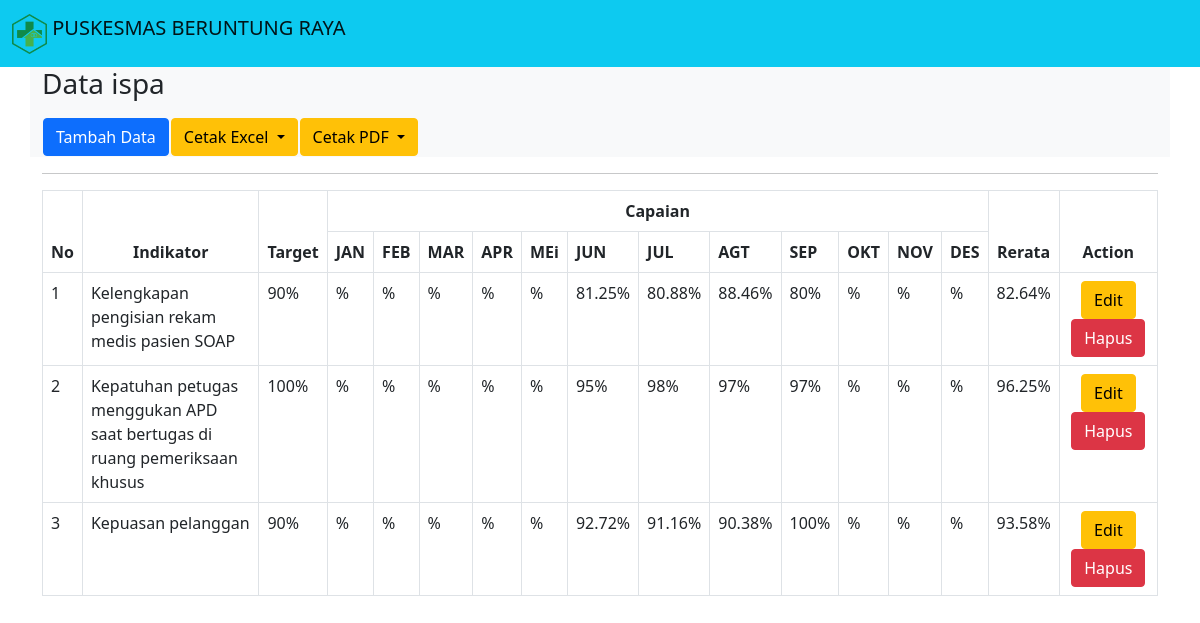
Page /ruangan/ispa.php on the committed database.
### tables this page shows
CREATE TABLE `tb_indikator` (
  `id` int(11) NOT NULL,
  `indikator` varchar(225) NOT NULL,
  `target` varchar(10) NOT NULL,
  `jan` varchar(50) NOT NULL,
  `feb` varchar(50) NOT NULL,
  `mar` varchar(50) NOT NULL,
  `apr` varchar(50) NOT NULL,
  `mei` varchar(50) NOT NULL,
  `jun` varchar(10) NOT NULL,
  `jul` varchar(10) NOT NULL,
  `agt` varchar(10) NOT NULL,
  `sep` varchar(10) NOT NULL,
  `okt` varchar(50) NOT NULL,
  `nov` varchar(50) NOT NULL,
  `des` varchar(50) NOT NULL,
  `rata` varchar(10) NOT NULL,
  `ruangan` varchar(50) NOT NULL,
  `tahun` varchar(10) NOT NULL
);

### ruangan/ispa.php (the view, shortened to what this page needs)
<?php
include "header.php";
?>
<div class="container">
        <div class="row">
            <section class="bg-light ">
                <h3 class="pb-2">
                    Data ispa
                </h3>
                <table>
                    <th>
                        <a href="aksi/tambah_ispa.php"class="btn btn-primary" >Tambah Data</a>
                    </th>
                    <th>
                        <div class="dropdown">
                            <button class="btn btn-warning dropdown-toggle" type="button" id="dropdownMenuButton1" data-bs-toggle="dropdown" aria-expanded="false">
                            Cetak Excel
                            </button>
                        </div>
                    </th>
                    <th>
                        <div class="dropdown">
                            <button class="btn btn-warning dropdown-toggle" type="button" id="dropdownMenuButton1" data-bs-toggle="dropdown" aria-expanded="false">
                            Cetak PDF
                            </button>
                        </div>
                    </th>
                </table>
            </section>
        </div>
        <hr>
        <div class="row">
            <div class="table-responsive" id="no-more-tables">
                <table class="table table-bordered">
                <thead>
                        <tr align="center">
                          <th scope="col" rowspan="2">No</th>
                          <th scope="col" rowspan="2">Indikator</th>
                          <th scope="col" rowspan="2" >Target</th>
                          <th scope="col" colspan="12">Capaian</th>
                          <th scope="col" rowspan="2">Rerata</th>
                          <th scope="col" rowspan="2" colspan="2">Action</th>
                        </tr>
                        <tr>
                            <th>JAN</th>
                            <th>FEB</th>
                            <th>MAR</th>
                            <th>APR</th>
                            <th>MEi</th>
                            <th>JUN</th>
                            <th>JUL</th>
                            <th>AGT</th>
                            <th>SEP</th>
                            <th>OKT</th>
                            <th>NOV</th>
                            <th>DES</th>
                        </tr>
                      </thead>
                        <?php
                            include "../asset/koneksi/koneksi.php";
                            $no=1;
                            $query= mysqli_query($koneksi,"SELECT * FROM `tb_indikator` WHERE ruangan LIKE 'Ruangan ispa' ORDER BY tahun DESC");
                            while ($data = mysqli_fetch_array($query)){
                        ?>
                      <tbody>
                        <tr>
                            <td data-title="No"><?php echo $no++;?></td>
                            <td data-title="Indikator"><?php echo $data['indikator'];?></td>
                            <td data-title="Target"><?php echo $data['target'];?>%</td>
                            <td data-title="Januari"><?php echo $data['jan'];?>%</td>
                            <td data-title="Februari"><?php echo $data['feb'];?>%</td>
                            <td data-title="Maret"><?php echo $data['mar'];?>%</td>
                            <td data-title="April"><?php echo $data['apr'];?>%</td>
                            <td data-title="Mei"><?php echo $data['mei'];?>%</td>
                            <td data-title="Juni"><?php echo $data['jun'];?>%</td>
                            <td data-title="Juli"><?php echo $data['jul'];?>%</td>
                            <td data-title="Agustus"><?php echo $data['agt'];?>%</td>
                            <td data-title="September"><?php echo $data['sep'];?>%</td>
                            <td data-title="Oktober"><?php echo $data['okt'];?>%</td>
                            <td data-title="November"><?php echo $data['nov'];?>%</td>
                            <td data-title="Desember"><?php echo $data['des'];?>%</td>
                            <td data-title="Rerata"><?php echo $data['rata'];?>%</td>
                            <td data-title="Action" align="center"><a href="aksi/edit_ispa.php?id=<?php echo $data['id']; ?>"class="btn btn-warning">Edit</a>
                        <a href="aksi/hapus_ispa.php?id=<?php echo $data['id']; ?>" class="btn btn-danger">Hapus</a></td>
                        </tr>
                        <?php
                            }
                        ?>
                      </tbody>
                  </table>
            </div>
        </div>
      </div>
</body>
</html>

### rows in the picture
tb_indikator: indikator "Kelengkapan pengisian rekam medis pasien SOAP", target "90", jun "81.25", jul "80.88", agt "88.46", sep "80", rata "82.64"
tb_indikator: indikator "Kepatuhan petugas menggukan APD saat bertugas di ruang pemeriksaan khusus", target "100", jun "95", jul "98", agt "97", sep "97", rata "96.25"
tb_indikator: indikator "Kepuasan pelanggan", target "90", jun "92.72", jul "91.16", agt "90.38", sep "100", rata "93.58"
